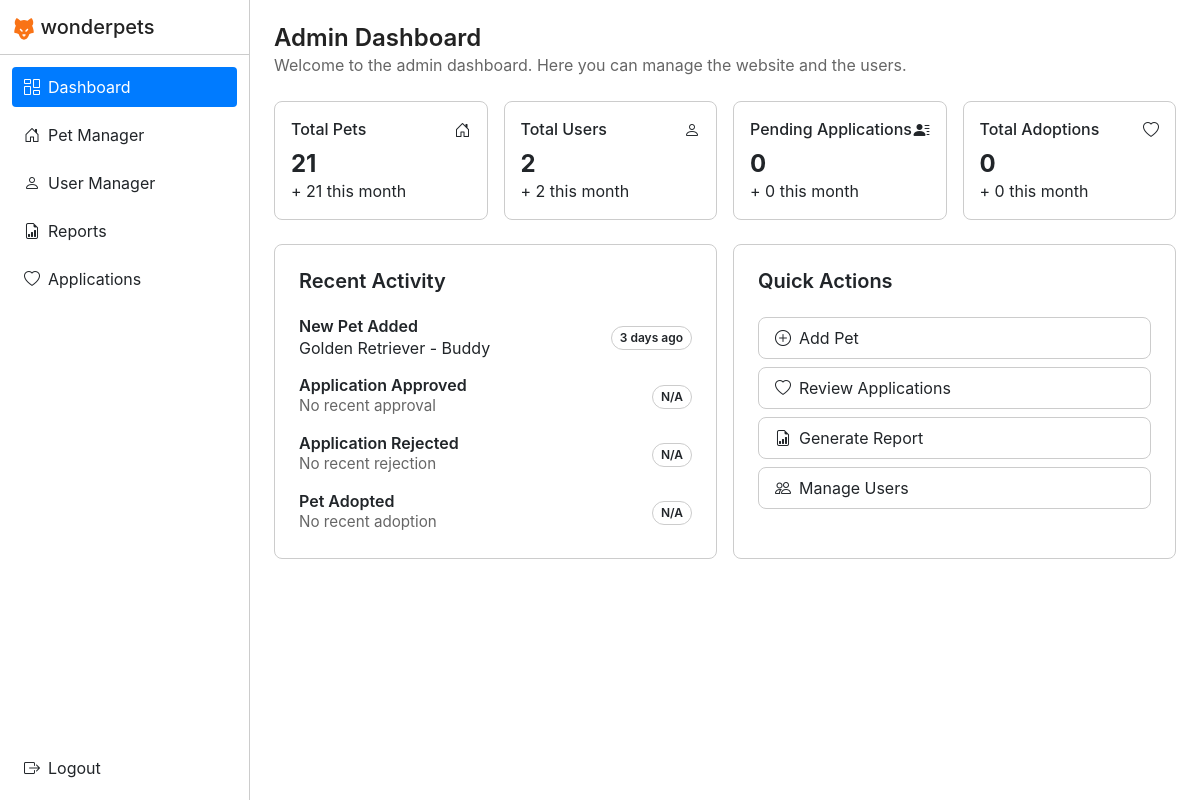
/src/pages/adminDashboard/index.php (signed in), run on the app's committed database.
### tables this page shows
CREATE TABLE `pets` (
  `id` int(11) NOT NULL AUTO_INCREMENT,
  `name` varchar(100) NOT NULL,
  `pet_type_id` int(11) NOT NULL,
  `breed_id` int(11) DEFAULT NULL,
  `age_years` int(11) DEFAULT NULL,
  `age_months` int(11) DEFAULT NULL,
  `gender` enum('Male','Female','Unknown') NOT NULL,
  `size` enum('Small','Medium','Large','Extra Large') DEFAULT NULL,
  `weight` decimal(5,2) DEFAULT NULL COMMENT 'Weight in kg',
  `color` varchar(100) DEFAULT NULL,
  `personality_traits` text DEFAULT NULL,
  `health_conditions` text DEFAULT NULL,
  `special_needs` text DEFAULT NULL,
  `description` text DEFAULT NULL,
  `adoption_fee` decimal(10,2) DEFAULT 0.00,
  `is_spayed_neutered` tinyint(1) DEFAULT NULL,
  `is_house_trained` tinyint(1) DEFAULT NULL,
  `good_with_kids` tinyint(1) DEFAULT NULL,
  `good_with_pets` tinyint(1) DEFAULT NULL,
  `energy_level` enum('Low','Medium','High') DEFAULT NULL,
  `intake_date` date NOT NULL,
  `status` enum('available','pending','adopted','medical_hold','unavailable') NOT NULL DEFAULT 'available',
  `is_featured` tinyint(1) NOT NULL DEFAULT 0,
  `microchip_id` varchar(50) DEFAULT NULL,
  `pet_image` LONGBLOB DEFAULT NULL,
  `pet_image_type` varchar(50) DEFAULT NULL,
  `created_at` timestamp NOT NULL DEFAULT current_timestamp(),
  `updated_at` timestamp NOT NULL DEFAULT current_timestamp() ON UPDATE current_timestamp(),
  PRIMARY KEY (`id`),
  KEY `pet_type_id` (`pet_type_id`),
  KEY `breed_id` (`breed_id`),
  KEY `idx_status` (`status`),
  CONSTRAINT `pets_type_fk` FOREIGN KEY (`pet_type_id`) REFERENCES `pet_types` (`id`),
  CONSTRAINT `pets_breed_fk` FOREIGN KEY (`breed_id`) REFERENCES `breeds` (`id`) ON DELETE SET NULL
);

CREATE TABLE `breeds` (
  `id` int(11) NOT NULL AUTO_INCREMENT,
  `pet_type_id` int(11) NOT NULL,
  `breed_name` varchar(100) NOT NULL,
  `description` text DEFAULT NULL,
  `size_category` enum('Small','Medium','Large','Extra Large') DEFAULT NULL,
  `is_active` tinyint(1) NOT NULL DEFAULT 1,
  `created_at` timestamp NOT NULL DEFAULT current_timestamp(),
  PRIMARY KEY (`id`),
  KEY `pet_type_id` (`pet_type_id`),
  CONSTRAINT `breeds_pet_type_fk` FOREIGN KEY (`pet_type_id`) REFERENCES `pet_types` (`id`) ON DELETE CASCADE
);

### src/pages/adminDashboard/index.php (the view, shortened to what this page needs)
<?php
    include_once '../../../server/db.php';
    try {
        $getTotalPets = $conn->prepare("SELECT COUNT(*) AS total_pets FROM pets");
        if ($getTotalPets) {
            $getTotalPets->execute();
            $result = $getTotalPets->get_result();
            $totalPets = $result->fetch_assoc();
        }
    } catch (Exception $e) {
        echo "Error: " . $e->getMessage();
    }
    try {
        $getTotalUsers = $conn->prepare("SELECT COUNT(*) AS total_users FROM users");
        if ($getTotalUsers) {
            $getTotalUsers->execute();
            $result = $getTotalUsers->get_result();
            $totalUsers = $result->fetch_assoc();
        }
    } catch (Exception $e) {
        echo "Error: " . $e->getMessage();
    }
    try {
        $getPendingApplications = $conn->prepare("SELECT COUNT(*) AS pendings FROM adoption_applications WHERE status = 'pending'");
        if ($getPendingApplications) {
            $getPendingApplications->execute();
            $result = $getPendingApplications->get_result();
            $pendingApplications = $result->fetch_assoc();
        }
    } catch (Exception $e) {
        echo "Error: " . $e->getMessage();
    }
    try {
        $getTotalAdoptions = $conn->prepare("SELECT COUNT(*) AS total_adoptions FROM adoptions");
        if ($getTotalAdoptions) {
            $getTotalAdoptions->execute();
            $result = $getTotalAdoptions->get_result();
            $totalAdoptions = $result->fetch_assoc();
        }
    } catch (Exception $e) {
        echo "Error: " . $e->getMessage();
    }
    $month = date('m');
    $year = date('Y');
    $getPetsThisMonth = $conn->prepare("SELECT COUNT(*) AS pets_this_month FROM pets WHERE MONTH(created_at) = ? AND YEAR(created_at) = ?");
    $getPetsThisMonth->bind_param("ii", $month, $year);
    $getPetsThisMonth->execute();
    $petsMonth = $getPetsThisMonth->get_result()->fetch_assoc();
    $getUsersThisMonth = $conn->prepare("SELECT COUNT(*) AS users_this_month FROM users WHERE MONTH(created_at) = ? AND YEAR(created_at) = ?");
    $getUsersThisMonth->bind_param("ii", $month, $year);
    $getUsersThisMonth->execute();
    $usersMonth = $getUsersThisMonth->get_result()->fetch_assoc();
    $getPendingAppsThisMonth = $conn->prepare("SELECT COUNT(*) AS pendings_this_month FROM adoption_applications WHERE status = 'pending' AND MONTH(created_at) = ? AND YEAR(created_at) = ?");
    $getPendingAppsThisMonth->bind_param("ii", $month, $year);
    $getPendingAppsThisMonth->execute();
    $pendingMonth = $getPendingAppsThisMonth->get_result()->fetch_assoc();
    $getAdoptionsThisMonth = $conn->prepare("SELECT COUNT(*) AS adoptions_this_month FROM adoptions WHERE MONTH(created_at) = ? AND YEAR(created_at) = ?");
    $getAdoptionsThisMonth->bind_param("ii", $month, $year);
    $getAdoptionsThisMonth->execute();
    $adoptionsMonth = $getAdoptionsThisMonth->get_result()->fetch_assoc();
    $getRecentPet = $conn->query("
        SELECT
            pets.name AS pet_name,
            breeds.breed_name,
            pets.created_at
        FROM pets
        LEFT JOIN breeds ON pets.breed_id = breeds.id
        ORDER BY pets.created_at DESC
        LIMIT 1
    ");
    $recentPet = $getRecentPet->fetch_assoc();
    $getRecentApproved = $conn->query("
        SELECT u.full_name, p.name AS pet_name, aa.updated_at
        FROM adoption_applications aa
        JOIN users u ON aa.user_id = u.id
        JOIN pets p ON aa.pet_id = p.id
        WHERE aa.status = 'approved'
        ORDER BY aa.updated_at DESC
        LIMIT 1
    ");
    $recentApproved = $getRecentApproved->fetch_assoc();
    $getRecentRejected = $conn->query("
        SELECT u.full_name, p.name AS pet_name, aa.updated_at
        FROM adoption_applications aa
        JOIN users u ON aa.user_id = u.id
        JOIN pets p ON aa.pet_id = p.id
        WHERE aa.status = 'rejected'
        ORDER BY aa.updated_at DESC
        LIMIT 1
    ");
    $recentRejected = $getRecentRejected->fetch_assoc();
    $getRecentAdoption = $conn->query("
        SELECT u.full_name, p.name AS pet_name, a.created_at
        FROM adoptions a
        JOIN users u ON a.user_id = u.id
        JOIN pets p ON a.pet_id = p.id
        ORDER BY a.created_at DESC
        LIMIT 1
    ");
    $recentAdoption = $getRecentAdoption->fetch_assoc();
    function timeAgo($datetime) {
        $timestamp = strtotime($datetime);
        $difference = time() - $timestamp;
        if ($difference < 60)
            return $difference . ' seconds ago';
        elseif ($difference < 3600)
            return floor($difference / 60) . ' minutes ago';
        elseif ($difference < 86400)
            return floor($difference / 3600) . ' hours ago';
        else
            return floor($difference / 86400) . ' days ago';
    }
?>
<!DOCTYPE html>
<html lang="en">
    <head>
        <link rel="stylesheet" href="https://cdn.jsdelivr.net/npm/bootstrap@5.3.3/dist/css/bootstrap.min.css">
        <link rel="stylesheet" href="https://cdn.jsdelivr.net/npm/bootstrap-icons@1.11.3/font/bootstrap-icons.css">
        <link rel="stylesheet" href="index.css?v=<?php echo time(); ?>">
        <link rel="stylesheet" href="../../components/admin/nav.css?v=<?php echo time(); ?>">
    </head>
    <body>
        <?php include '../../components/admin/nav.php' ?>
        <main>
            <section class="main-header mb-4">
                <h3 class="page-title">Admin Dashboard</h3>
                <p class="page-description">Welcome to the admin dashboard. Here you can manage the website and the users.</p>
            </section>
            <section class="summary-cards mb-4">
                <article class="summary-card">
                    <div class="card-header">
                        <h6 class="card-title">Total Pets</h6>
                        <i class="bi bi-house-door"></i>
                    </div>
                    <div class="card-body">
                        <h2 class="card-value"><?php echo $totalPets['total_pets']; ?></h2>
                        <p class="card-delta-value">+ <?php echo $petsMonth['pets_this_month']; ?> this month</p>
                    </div>
                </article>
                <article class="summary-card">
                    <div class="card-header">
                        <h6 class="card-title">Total Users</h6>
                        <i class="bi bi-person"></i>
                    </div>
                    <div class="card-body">
                        <h2 class="card-value"><?php echo $totalUsers['total_users']; ?></h2>
                        <p class="card-delta-value">+ <?php echo $usersMonth['users_this_month']; ?> this month</p>
                    </div>
                </article>
                <article class="summary-card">
                    <div class="card-header">
                        <h6 class="card-title">Pending Applications</h6>
                        <i class="bi bi-person-lines-fill"></i>
                    </div>
                    <div class="card-body">
                        <h2 class="card-value"><?php echo $pendingApplications['pendings']; ?></h2>
                        <p class="card-delta-value">+ <?php echo $pendingMonth['pendings_this_month']; ?> this month</p>
                    </div>
                </article>
                <article class="summary-card">
                    <div class="card-header">
                        <h6 class="card-title">Total Adoptions</h6>
                        <i class="bi bi-heart"></i>
                    </div>
                    <div class="card-body">
                        <h2 class="card-value"><?php echo $totalAdoptions['total_adoptions']; ?></h2>
                        <p class="card-delta-value">+ <?php echo $adoptionsMonth['adoptions_this_month']; ?> this month</p>
                    </div>
                </article>
            </section>
            <section class="activity-plus-actions">
                <section class="recent-activity">
                    <h5 class="section-title mb-4">Recent Activity</h5>
                    <div class="activity-list">
                        <div class="activity-item">
                            <div class="activity-alert">
                                <h6 class="activity-title">New Pet Added</h6>
                                <?= $recentPet ? $recentPet['breed_name'] . " - " . $recentPet['pet_name'] : 'No recent pet' ?>
                            </div>
                            <span class="activity-time"><?= $recentPet ? timeAgo($recentPet['created_at']) : '' ?></span>
                        </div>
                        <div class="activity-item">
                            <div class="activity-alert">
                                <h6 class="activity-title">Application Approved</h6>
                                <p class="activity-details">
                                    <?= $recentApproved ? htmlspecialchars($recentApproved['full_name'] . ' - ' . $recentApproved['pet_name']) : 'No recent approval' ?>
                                </p>
                            </div>
                            <span class="activity-time"><?= $recentApproved ? timeAgo($recentApproved['updated_at']) : 'N/A' ?></span>
                        </div>
                        <div class="activity-item">
                            <div class="activity-alert">
                                <h6 class="activity-title">Application Rejected</h6>
                                <p class="activity-details">
                                    <?= $recentRejected ? htmlspecialchars($recentRejected['full_name'] . ' - ' . $recentRejected['pet_name']) : 'No recent rejection' ?>
                                </p>
                            </div>
                            <span class="activity-time"><?= $recentRejected ? timeAgo($recentRejected['updated_at']) : 'N/A' ?></span>
                        </div>
                        <div class="activity-item">
                            <div class="activity-alert">
                                <h6 class="activity-title">Pet Adopted</h6>
                                <p class="activity-details">
                                    <?= $recentAdoption ? htmlspecialchars($recentAdoption['full_name'] . ' - ' . $recentAdoption['pet_name']) : 'No recent adoption' ?>
                                </p>
                            </div>
                            <span class="activity-time"><?= $recentAdoption ? timeAgo($recentAdoption['adoption_date']) : 'N/A' ?></span>
                        </div>
                    </div>
                </section>
                <section class="quick-actions">
                    <h5 class="section-title mb-4">Quick Actions</h5>
                    <ul class="quick-actions-list">
                        <li>
                            <a href="../adminAddPet" class="quick-action-item">
                                <i class="bi bi-plus-circle"></i>
                                <span>Add Pet</span>
                            </a>
                        </li>
                        <li>
                            <a href="../adminApplications" class="quick-action-item">
                                <i class="bi bi-heart"></i>
                                <span>Review Applications</span>
                            </a>
                        </li>
                        <li>
                            <a href="../adminReports" class="quick-action-item">
                                <i class="bi bi-file-earmark-bar-graph"></i>
                                <span>Generate Report</span>
                            </a>
                        </li>
                        <li>
                            <a href="../adminUserManager" class="quick-action-item">
                                <i class="bi bi-people"></i>
                                <span>Manage Users</span>
                            </a>
                        </li>
                    </ul>
                </section>
            </section>
        </main>
    </body>
</html>

### src/pages/adminDashboard/index.css (style rules this page uses)
h1, h2, h3, h4, h5, h6, p, span { margin: 0 !important; padding: 0 !important; }
a { text-decoration: none; color: inherit; }
body { display: flex; font-family: 'Inter', sans-serif; }
main { flex-grow: 1; margin-left: 250px; min-height: 100vh; padding: 24px; }
.page-title { font-size: 24px; font-weight: 600; color: #222; margin-bottom: 0; }
.page-description { font-size: 16px; color: #666; }
.summary-cards { display: grid; grid-template-columns: repeat(4, 1fr); gap: 16px; }
.summary-card { border: 1px solid #ccc; border-radius: 8px; padding: 16px; display: flex; flex-direction: column; gap: 8px; }
.card-header { display: flex; align-items: center; justify-content: space-between; }
.card-value { font-size: 24px; font-weight: 700; }
.activity-plus-actions { display: flex; gap: 16px; }
.recent-activity, .quick-actions { border: 1px solid #ccc; padding: 24px; border-radius: 8px; width: calc(50% - 8px); }
.section-title { font-size: 1.25rem; font-weight: 600; }
.activity-list { display: flex; flex-direction: column; gap: 16px; }
.activity-item { display: flex; align-items: center; justify-content: space-between; }
.activity-title { font-weight: 600; }
.activity-details { font-size: 0.95rem; color: #666; }
.activity-time { font-size: 0.75rem; font-weight: 600 !important; border: 1px solid #ccc; border-radius: 16px; padding: 2px 8px !important; text-align: center; }
.quick-actions-list { list-style: none; margin: 0; padding: 0; display: flex; flex-direction: column; gap: 8px; }
.quick-action-item { border: 1px solid #ccc; border-radius: 8px; padding: 8px 16px; display: flex; align-items: center; gap: 8px; cursor: pointer; transition: all 0.3s ease; }

### data on the page
pets: breed.breed_name "Golden Retriever", name "Buddy", created_at "3 days ago"

### other printed values
$totalPets['total_pets'] "21"
$petsMonth['pets_this_month'] "21"
$totalUsers['total_users'] "2"
$usersMonth['users_this_month'] "2"
$pendingApplications['pendings'] "0"
$pendingMonth['pendings_this_month'] "0"
$totalAdoptions['total_adoptions'] "0"
$adoptionsMonth['adoptions_this_month'] "0"
